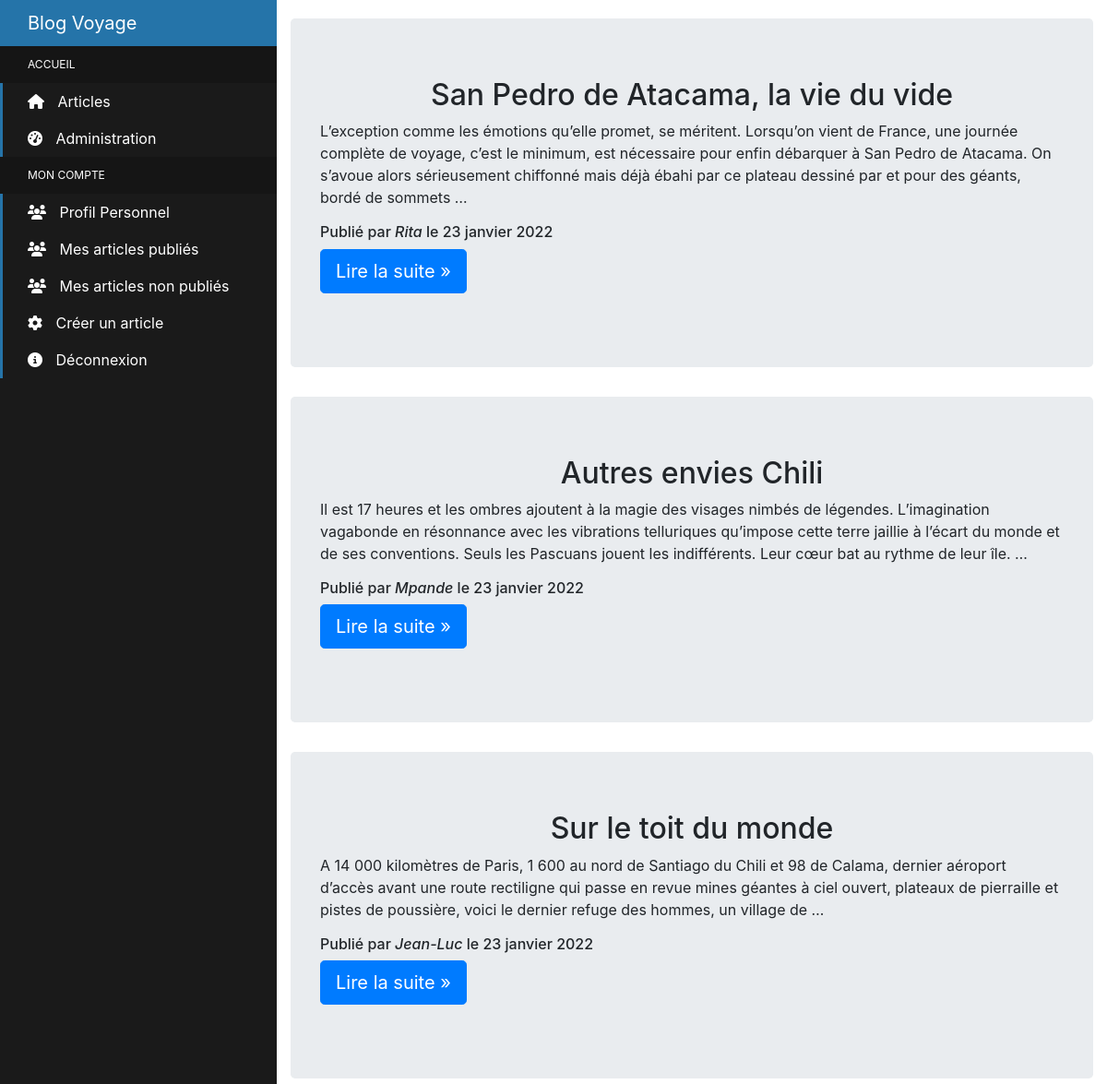
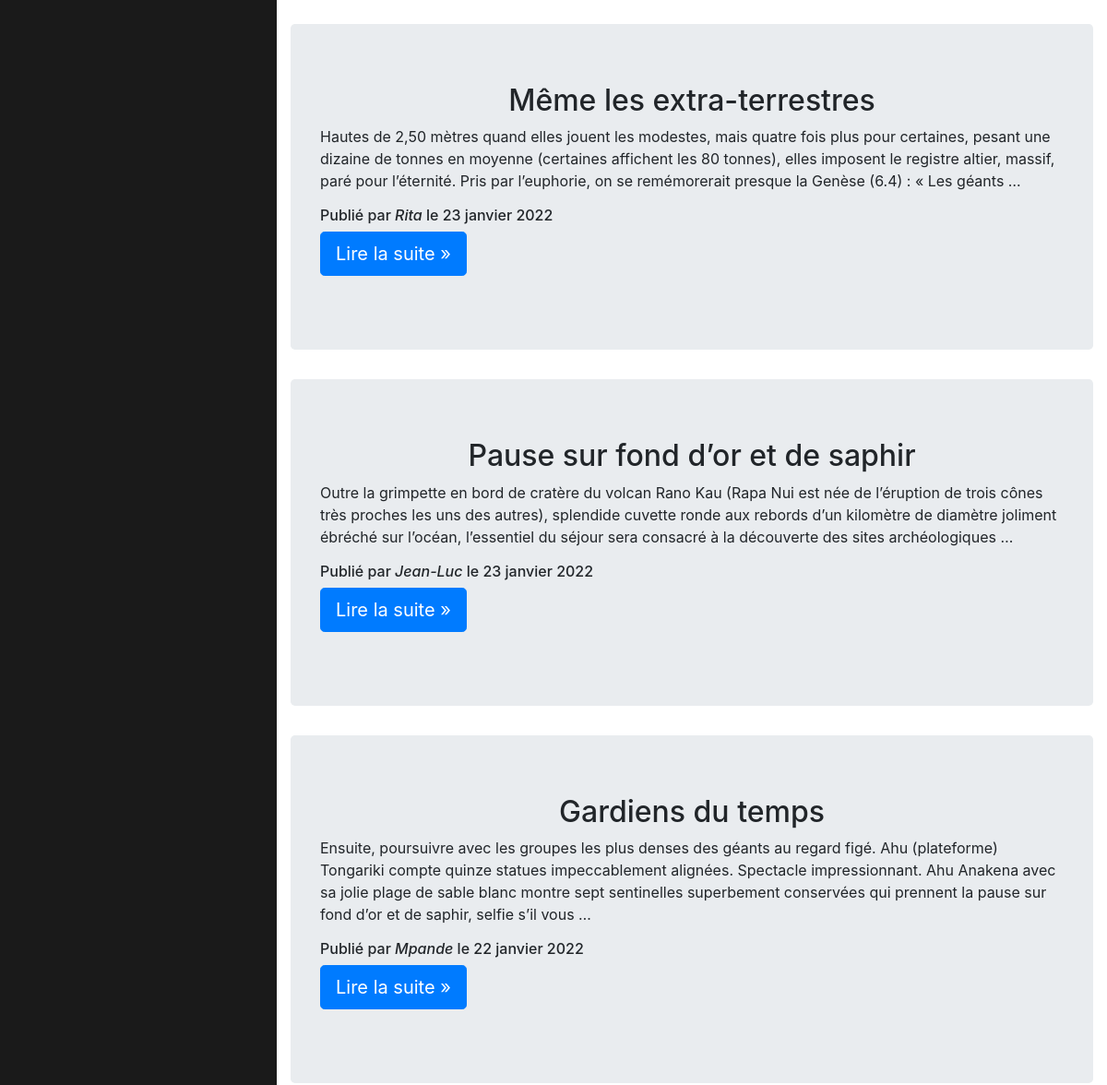
Before: /blog/blog_list/ (signed in, upper part) with the older database file (2 pictures, top to bottom).
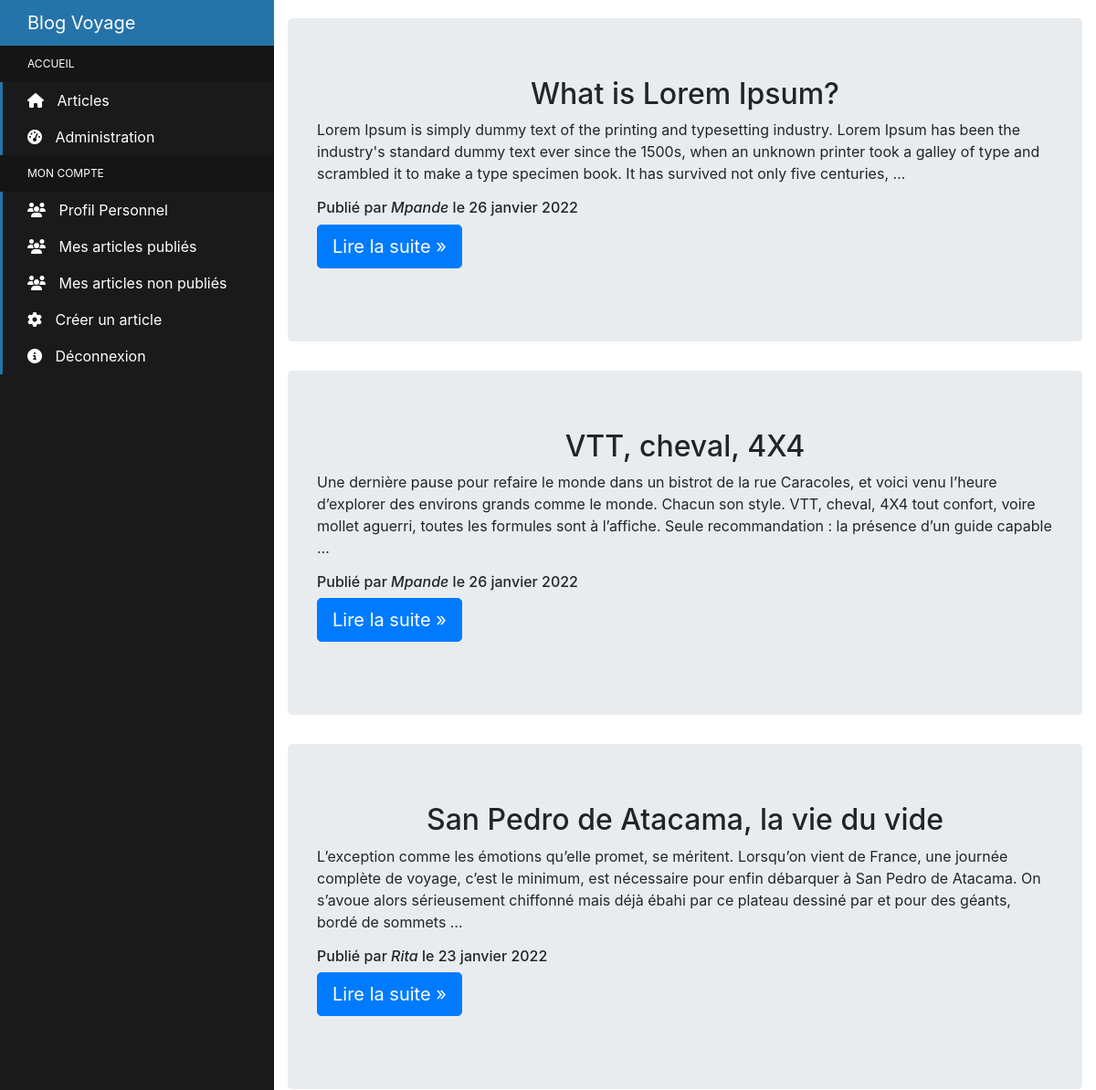
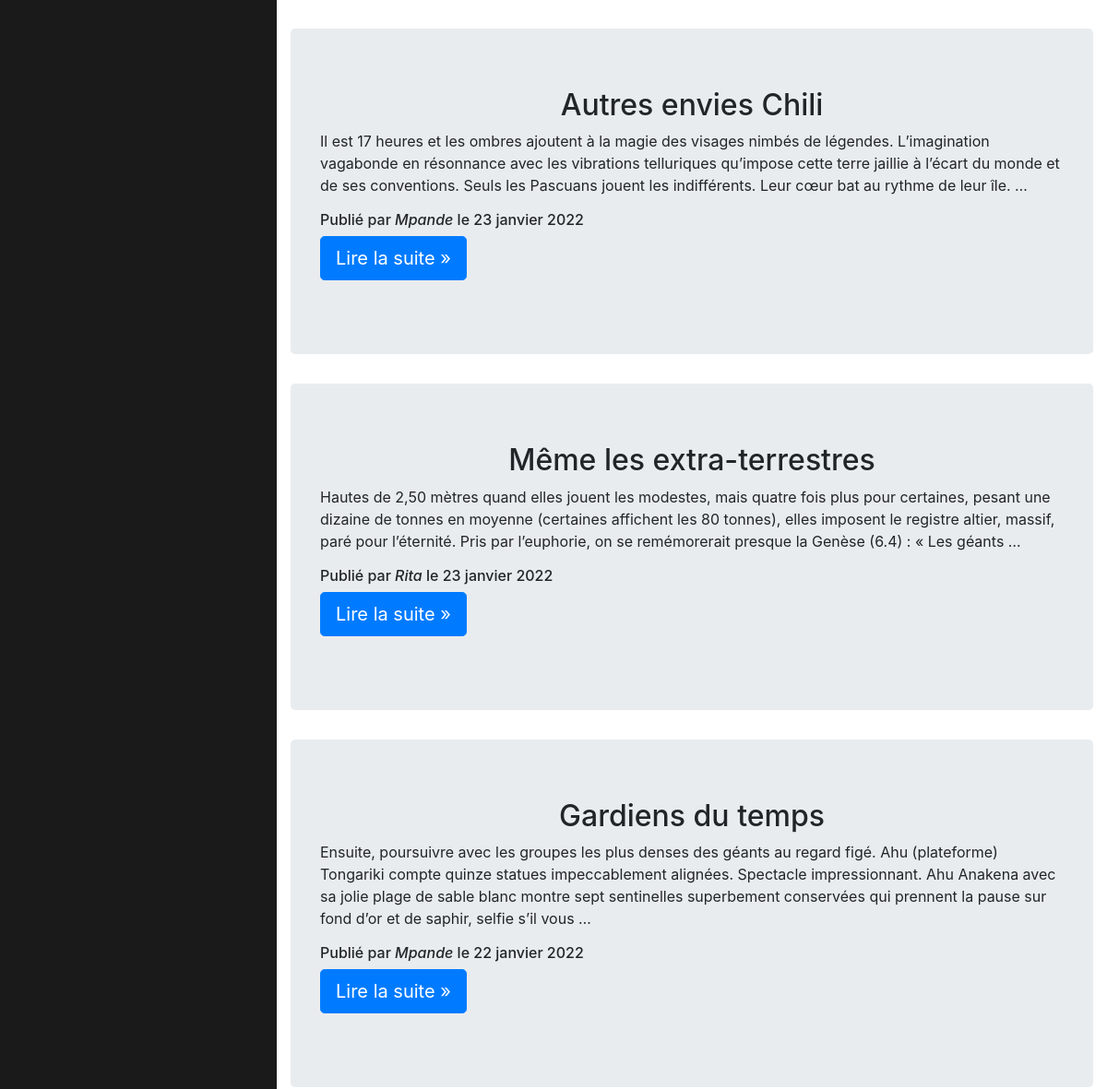
After: the same page with the newer database file (2 pictures, top to bottom).
### blog/models.py (models this page shows, shortened)
class BlogPost(models.Model):
    title = models.CharField(max_length=255, unique=True, blank=False)
    author = models.ForeignKey(user, on_delete=models.SET_NULL, null=True, blank=True)
    last_updated = models.DateTimeField(auto_now=True)
    created_on = models.DateTimeField(blank=True, null=True)
    published = models.BooleanField(default=False)
    content = models.TextField(blank=True)
    class Meta:
        ordering = ['-created_on']
        verbose_name = 'Article'

### accounts/models.py (models this page shows, shortened)
class MyUser(AbstractBaseUser):
    name = models.CharField(max_length=55, blank=False)
    email = models.EmailField(max_length=255, unique=True)
    is_active = models.BooleanField(default=True)
    is_admin = models.BooleanField(default=False)
    is_staff = models.BooleanField(default=False)
    objects = MyUserManager()
    USERNAME_FIELD = 'email'
    REQUIRED_FIELDS = ['name']
    class Meta:
        verbose_name = 'Utilisateur'

### blog/views.py (the view)
# urls.py: path('blog_list/', login_required(views.ListPost.as_view()), name='blog_list'),
class ListPost(ListView):
    model = BlogPost
    context_object_name = 'posts'
    template_name = 'blog/blog_list.html'

### templates/blog/blog_list.html
{% extends 'website/home.html' %}
{% block content %}
    {% for post in posts %}
        {% if post.published %}
                <div class="container-fluid">
                    <div class="jumbotron">
                        <article>
                            <center>
                                <h2>{{post.title}}</h2>
                            </center>
                            <p>{{post.content|safe|truncatewords:50}}</p>
                            <h6>Publié par <i>{{post.author.name}}</i> le {{post.created_on|date:'j F Y'}}</h6>
                            <p>
                                <a class="btn btn-lg btn-primary" href="{% url 'blog:blog_detail' pk=post.id %}" role="button">Lire la suite &raquo;</a>
                            </p>
                        </article>
                    </div>
                </div>
        {% endif %}
    {% endfor %}
{% endblock %}

Changed rows visible on the page:
no longer on this page (row edited): BlogPost: title "Sur le toit du monde", content "A 14 000 kilomètres de Paris, 1 600 au nord de Santiago du Chili et 98 de Calama, dernier aéroport d’accès avant une route rectiligne qui passe en revue mines géantes à ciel ouvert, plateaux de pierraille et pistes de poussière, voici le dernier refuge des hommes, un village de …", author.name "Jean-Luc", created_on "23 janvier 2022"
no longer on this page (row edited): BlogPost: title "Pause sur fond d’or et de saphir", content "Outre la grimpette en bord de cratère du volcan Rano Kau (Rapa Nui est née de l’éruption de trois cônes très proches les uns des autres), splendide cuvette ronde aux rebords d’un kilomètre de diamètre joliment ébréché sur l’océan, l’essentiel du séjour sera consacré à la découverte des sites archéologiques …", author.name "Jean-Luc", created_on "23 janvier 2022"
added BlogPost: title "What is Lorem Ipsum?", content "Lorem Ipsum is simply dummy text of the printing and typesetting industry. Lorem Ipsum has been the industry's standard dummy text ever since the 1500s, when an unknown printer took a galley of type and scrambled it to make a type specimen book. It has survived not only five centuries, …", author.name "Mpande", created_on "26 janvier 2022"
now on this page (row edited): BlogPost: title "VTT, cheval, 4X4", content "Une dernière pause pour refaire le monde dans un bistrot de la rue Caracoles, et voici venu l’heure d’explorer des environs grands comme le monde. Chacun son style. VTT, cheval, 4X4 tout confort, voire mollet aguerri, toutes les formules sont à l’affiche. Seule recommandation : la présence d’un guide capable …", author.name "Mpande", created_on "26 janvier 2022"
